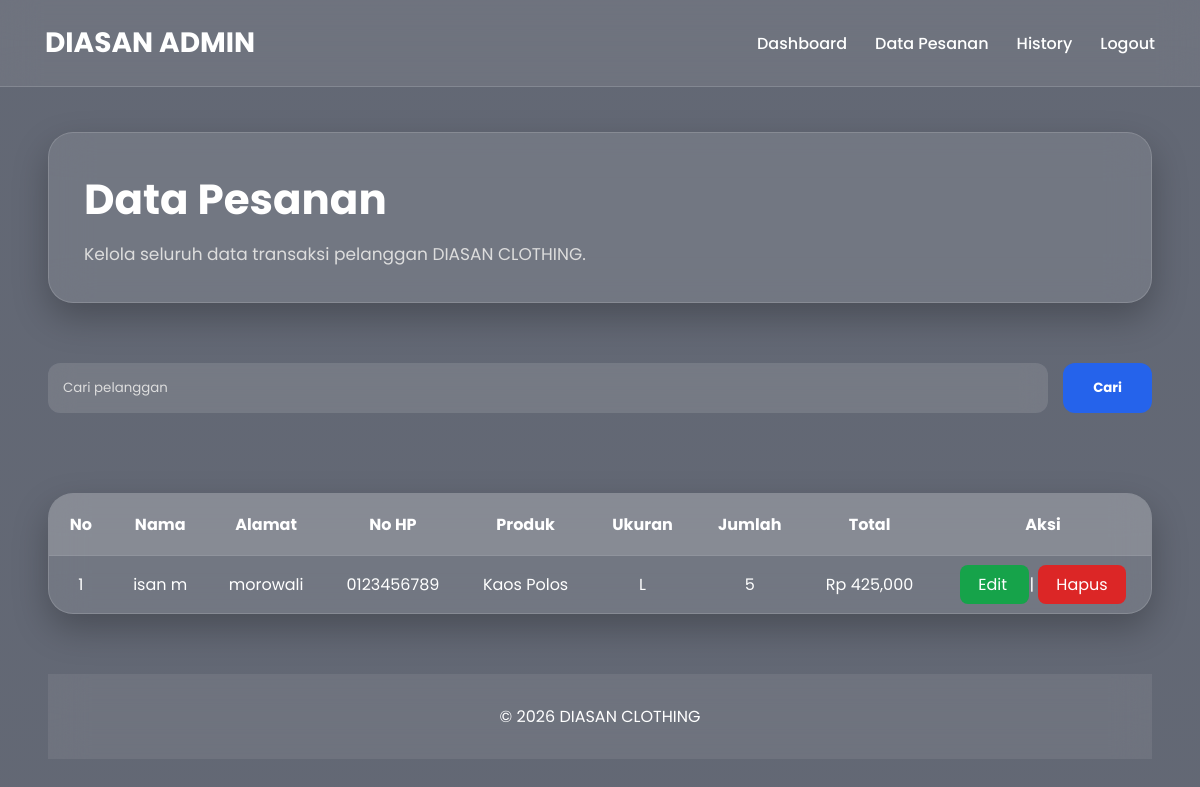
/pesanan.php?cari=isan m (signed in), run on the app's committed database.
### tables this page shows
CREATE TABLE `pesanan` (
  `id` int(11) NOT NULL,
  `nama` varchar(100) DEFAULT NULL,
  `alamat` text DEFAULT NULL,
  `no_hp` varchar(20) DEFAULT NULL,
  `produk` varchar(50) DEFAULT NULL,
  `ukuran` varchar(10) DEFAULT NULL,
  `jumlah` int(11) DEFAULT NULL,
  `total_harga` int(11) DEFAULT NULL
);

### pesanan.php (the view, shortened to what this page needs)
<?php
include "koneksi.php";
?>
<!DOCTYPE html>
<html>
<head>
</head>
<body>
<nav>
<h1>DIASAN ADMIN</h1>
<ul>
<li>
<a href="dashboard.php">
Dashboard
</a>
</li>
<li>
<a href="pesanan.php">
Data Pesanan
</a>
</li>
<li>
<a href="history.php">
History
</a>
</li>
<li>
<a href="logout.php">
Logout
</a>
</li>
</ul>
</nav>
<div class="container">
<div class="page-header">
<h1>
 Data Pesanan
</h1>
<p>
Kelola seluruh data transaksi pelanggan
DIASAN CLOTHING.
</p>
</div>
<br>
<form method="GET" class="search-box">
<input
type="text"
name="cari"
placeholder="Cari pelanggan">
<button
type="submit"
class="btn">
Cari
</button>
</form>
<br><br>
<div class="table-box">
<table>
<tr>
<th>No</th>
<th>Nama</th>
<th>Alamat</th>
<th>No HP</th>
<th>Produk</th>
<th>Ukuran</th>
<th>Jumlah</th>
<th>Total</th>
<th>Aksi</th>
</tr>
<?php
$no=1;
if(isset($_GET['cari']))
{
$cari=$_GET['cari'];
$data=mysqli_query(
$conn,
"SELECT *
FROM pesanan
WHERE nama
LIKE '%$cari%'
ORDER BY id DESC"
);
}
while($d=mysqli_fetch_array($data))
{
?>
<tr>
<td>
<?php echo $no++; ?>
</td>
<td>
<?php echo $d['nama']; ?>
</td>
<td>
<?php echo $d['alamat']; ?>
</td>
<td>
<?php echo $d['no_hp']; ?>
</td>
<td>
<?php echo $d['produk']; ?>
</td>
<td>
<?php echo $d['ukuran']; ?>
</td>
<td>
<?php echo $d['jumlah']; ?>
</td>
<td>
Rp
<?php
echo number_format(
$d['total_harga']
);
?>
</td>
<td>
<a class="edit"
href="edit.php?id=<?php echo $d['id']; ?>">
Edit
</a>
|
<a class="hapus"
href="hapus.php?id=<?php echo $d['id']; ?>"
onclick="return confirm('Yakin?')"
>
Hapus
</a>
</td>
</tr>
<?php
}
?>
</table>
</div>
<footer>
<p>
© 2026 DIASAN CLOTHING
</p>
</footer>
</body>
</html>

### pesanan.php (style rules this page uses)
* { margin:0; padding:0; box-sizing:border-box; font-family:'Poppins',sans-serif; }
body { background: linear-gradient(rgba(15,23,42,.65),rgba(15,23,42,.65)), url("https://images.unsplash.com/photo-1483985988355-763728e1935b?auto=format&fit=crop&w=2000&q=80"); background-size:cover; background-position:center; background-attachment:fixed; min-height:100vh; }
nav { display:flex; justify-content:space-between; align-items:center; padding:22px 45px; background:rgba(255,255,255,.08); backdrop-filter:blur(18px); border-bottom:1px solid rgba(255,255,255,.15); position:sticky; top:0; z-index:999; }
nav h1 { color:white; font-size:28px; font-weight:700; }
nav ul { display:flex; list-style:none; gap:28px; }
nav a { color:white; text-decoration:none; font-weight:500; transition:.3s; }
.container { width:92%; max-width:1450px; margin:auto; padding:45px 0; }
.page-header { background:rgba(255,255,255,.10); backdrop-filter:blur(20px); border-radius:25px; padding:35px; margin-bottom:35px; color:white; box-shadow:0 15px 35px rgba(0,0,0,.25); border:1px solid rgba(255,255,255,.15); }
.page-header h1 { font-size:42px; margin-bottom:10px; }
.page-header p { color:#ddd; font-size:17px; }
.search-box { display:flex; gap:15px; margin-bottom:30px; }
.search-box input { flex:1; padding:15px; border:none; border-radius:12px; background:rgba(255,255,255,.12); color:white; backdrop-filter:blur(12px); }
.search-box input::placeholder { color:#ddd; }
.search-box button { padding:15px 30px; border:none; border-radius:12px; background:#2563eb; color:white; font-weight:bold; cursor:pointer; transition:.3s; }
.table-box { background:rgba(255,255,255,.10); backdrop-filter:blur(18px); border-radius:25px; overflow:hidden; box-shadow:0 15px 35px rgba(0,0,0,.25); border:1px solid rgba(255,255,255,.15); }
table { width:100%; border-collapse:collapse; color:white; }
th { background:rgba(255,255,255,.15); padding:18px; }
td { padding:16px; text-align:center; border-top:1px solid rgba(255,255,255,.08); }
.edit { background:#16a34a; padding:8px 18px; border-radius:8px; color:white; text-decoration:none; }
.hapus { background:#dc2626; padding:8px 18px; border-radius:8px; color:white; text-decoration:none; }
footer { margin-top:60px; padding:30px; text-align:center; color:white; background:rgba(255,255,255,.08); backdrop-filter:blur(18px); }

### data on the page
pesanan: nama "isan m", alamat "morowali", no_hp "0123456789", produk "Kaos Polos", ukuran "L", jumlah "5", total_harga "425,000"
